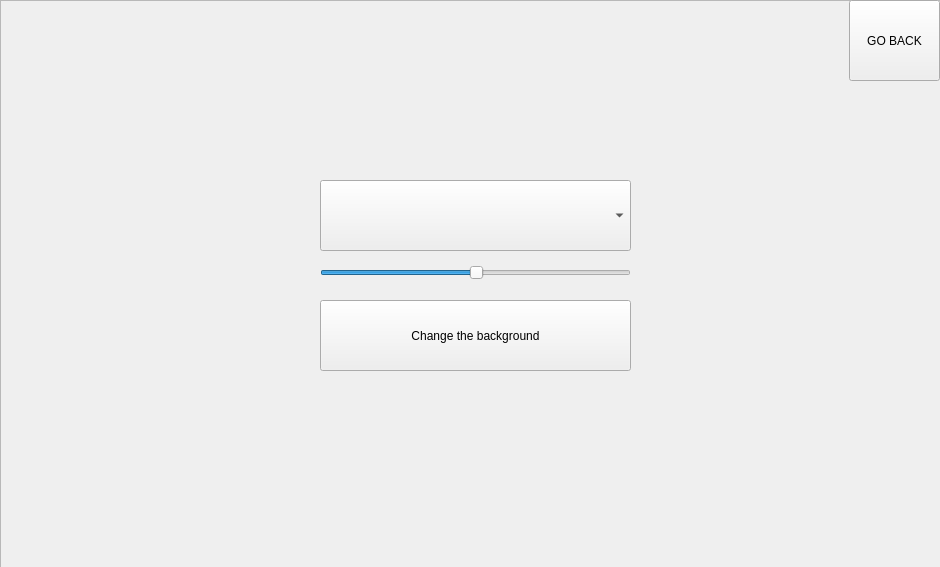
<?xml version="1.0" encoding="UTF-8"?>
<ui version="4.0">
 <class>Param</class>
 <widget class="QWidget" name="Param">
  <property name="geometry">
   <rect>
    <x>0</x>
    <y>0</y>
    <width>940</width>
    <height>567</height>
   </rect>
  </property>
  <property name="windowTitle">
   <string>AnimeBattle</string>
  </property>
  <property name="styleSheet">
   <string notr="true">background-image: url(:/static/BG/TitleBG.png);</string>
  </property>
  <widget class="QFrame" name="frame">
   <property name="geometry">
    <rect>
     <x>0</x>
     <y>0</y>
     <width>951</width>
     <height>631</height>
    </rect>
   </property>
   <property name="frameShape">
    <enum>QFrame::StyledPanel</enum>
   </property>
   <property name="frameShadow">
    <enum>QFrame::Raised</enum>
   </property>
   <widget class="QPushButton" name="button_param_back">
    <property name="geometry">
     <rect>
      <x>849</x>
      <y>0</y>
      <width>91</width>
      <height>81</height>
     </rect>
    </property>
    <property name="text">
     <string>GO BACK</string>
    </property>
   </widget>
   <widget class="QPushButton" name="button_background">
    <property name="geometry">
     <rect>
      <x>320</x>
      <y>300</y>
      <width>311</width>
      <height>71</height>
     </rect>
    </property>
    <property name="text">
     <string>Change the background</string>
    </property>
   </widget>
   <widget class="QComboBox" name="comboBox_music">
    <property name="geometry">
     <rect>
      <x>320</x>
      <y>180</y>
      <width>311</width>
      <height>71</height>
     </rect>
    </property>
   </widget>
   <widget class="QSlider" name="volumeSlider">
    <property name="geometry">
     <rect>
      <x>320</x>
      <y>260</y>
      <width>311</width>
      <height>25</height>
     </rect>
    </property>
    <property name="value">
     <number>50</number>
    </property>
    <property name="orientation">
     <enum>Qt::Horizontal</enum>
    </property>
   </widget>
  </widget>
 </widget>
 <resources/>
 <connections/>
</ui>
